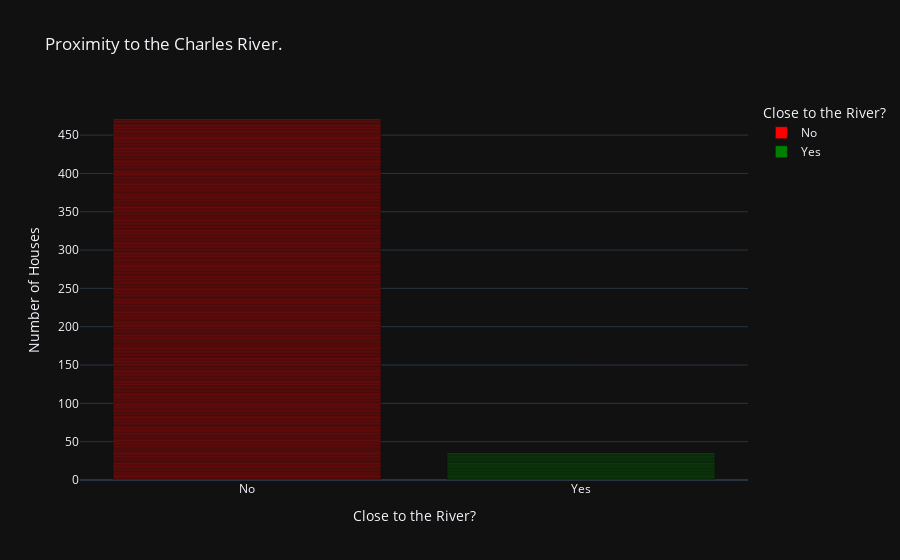

The notebook cell saved with this chart:
### Code cell
fig = px.bar(data_frame=data, x="CLOSE_TO_RIVER", color="CLOSE_TO_RIVER", labels={"count": "Number of Houses", "CLOSE_TO_RIVER": "Close to the River?"}, title="Proximity to the Charles River.", template="plotly_dark", color_discrete_map={"No": "red", "Yes": "green"})
fig.show()

### Figure 1 — Plotly figure (JSON) as saved in the notebook; plotly's stock layout.template omitted (floating-point values rounded to 4 significant figures; data arrays with more than 128 entries replaced by an {"elided": "..."} marker saying what was removed)
{"data": [{"alignmentgroup": "True", "hovertemplate": "Close to the River?=%{x}<br>Number of Houses=%{y}<extra></extra>", "legendgroup": "No", "marker": {"color": "red", "pattern": {"shape": ""}}, "name": "No", "offsetgroup": "No", "orientation": "v", "showlegend": true, "textposition": "auto", "x": {"elided": "471 str values"}, "xaxis": "x", "y": {"elided": "471 int values"}, "yaxis": "y", "type": "bar"}, {"alignmentgroup": "True", "hovertemplate": "Close to the River?=%{x}<br>Number of Houses=%{y}<extra></extra>", "legendgroup": "Yes", "marker": {"color": "green", "pattern": {"shape": ""}}, "name": "Yes", "offsetgroup": "Yes", "orientation": "v", "showlegend": true, "textposition": "auto", "x": ["Yes", "Yes", "Yes", "Yes", "Yes", "Yes", "Yes", "Yes", "Yes", "Yes", "Yes", "Yes", "Yes", "Yes", "Yes", "Yes", "Yes", "Yes", "Yes", "Yes", "Yes", "Yes", "Yes", "Yes", "Yes", "Yes", "Yes", "Yes", "Yes", "Yes", "Yes", "Yes", "Yes", "Yes", "Yes"], "xaxis": "x", "y": [1, 1, 1, 1, 1, 1, 1, 1, 1, 1, 1, 1, 1, 1, 1, 1, 1, 1, 1, 1, 1, 1, 1, 1, 1, 1, 1, 1, 1, 1, 1, 1, 1, 1, 1], "yaxis": "y", "type": "bar"}], "layout": {"xaxis": {"anchor": "y", "domain": [0.0, 1.0], "title": {"text": "Close to the River?"}, "categoryorder": "array", "categoryarray": ["No", "Yes"]}, "yaxis": {"anchor": "x", "domain": [0.0, 1.0], "title": {"text": "Number of Houses"}}, "legend": {"title": {"text": "Close to the River?"}, "tracegroupgap": 0}, "title": {"text": "Proximity to the Charles River."}, "barmode": "relative"}}
